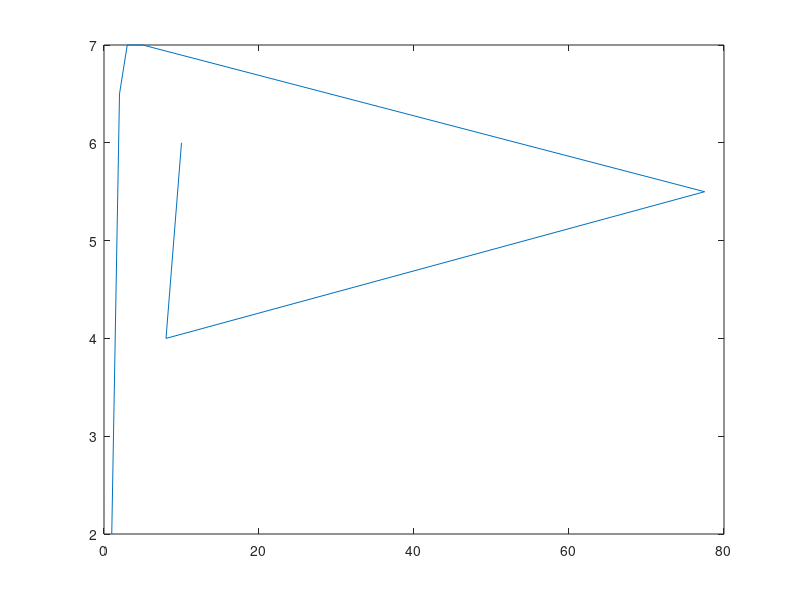

Reproduce this figure in MATLAB.
figure %crea nuove figure 

x=[1 2 3 5 77.5 8 10]; %il numero di elementi nelle variabili deve essere uguale
y=[2 6.5 7 7 5.5 4 6];
plot(x,y)